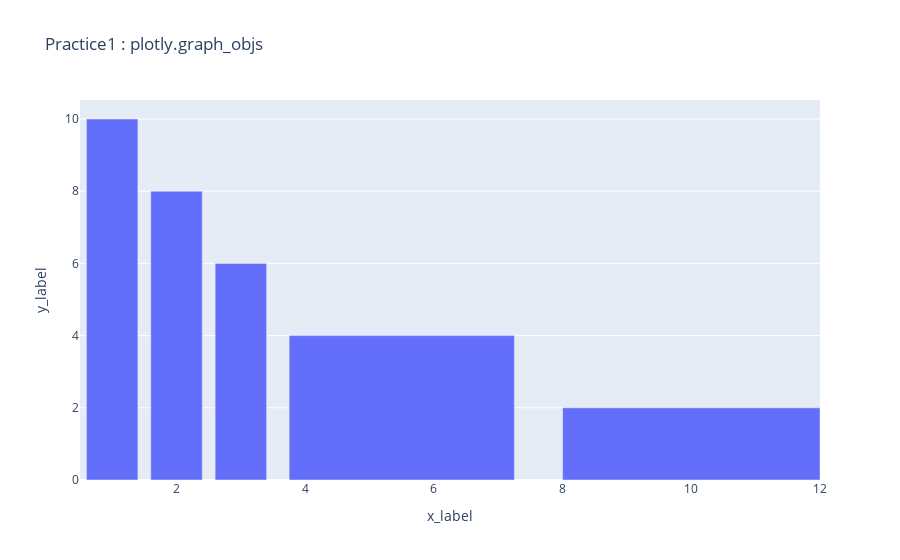

Notebook code for this chart:
### Code cell
# chart figure

# make DataFrame
fig4 = go.Figure(
    data = go.Bar(
        x = [1,2,3,5.5,10],
        y = [10,8,6,4,2]
))

# 막대 너비 설정
fig4.update_traces(width=[0.8, 0.8, 0.8, 3.5, 4])


# 레이아웃에 x축 레이블 추가 및 너비 설정
fig4.update_layout(
    title="Practice1 : plotly.graph_objs",
    xaxis_title="x_label",  # x_label을 xaxis_title로 수정
    yaxis_title="y_label"  # x_label을 xaxis_title로 수정
)

fig4.show()

### Figure 1 — Plotly figure (JSON) as saved in the notebook; plotly's stock layout.template omitted (floating-point values rounded to 4 significant figures)
{"data": [{"type": "bar", "width": [0.8, 0.8, 0.8, 3.5, 4], "x": [1, 2, 3, 5.5, 10], "y": [10, 8, 6, 4, 2]}], "layout": {"title": {"text": "Practice1 : plotly.graph_objs"}, "xaxis": {"title": {"text": "x_label"}}, "yaxis": {"title": {"text": "y_label"}}}}
